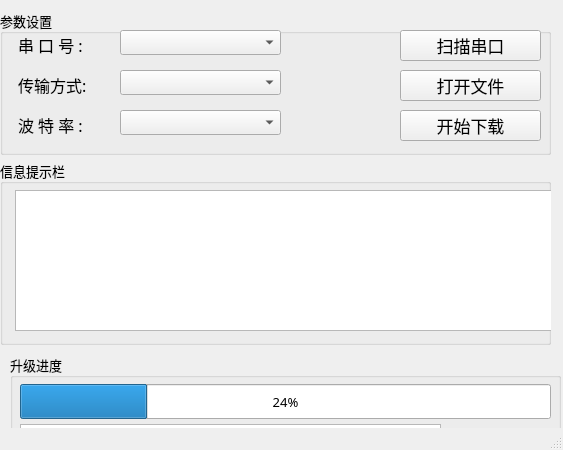
<?xml version="1.0" encoding="UTF-8"?>
<ui version="4.0">
 <class>MainWindow</class>
 <widget class="QMainWindow" name="MainWindow">
  <property name="geometry">
   <rect>
    <x>0</x>
    <y>0</y>
    <width>563</width>
    <height>450</height>
   </rect>
  </property>
  <property name="windowTitle">
   <string>MainWindow</string>
  </property>
  <widget class="QWidget" name="centralWidget">
   <widget class="QGroupBox" name="groupBox">
    <property name="geometry">
     <rect>
      <x>0</x>
      <y>10</y>
      <width>551</width>
      <height>145</height>
     </rect>
    </property>
    <property name="font">
     <font>
      <family>微软雅黑</family>
      <pointsize>10</pointsize>
      <weight>50</weight>
      <bold>false</bold>
     </font>
    </property>
    <property name="title">
     <string>参数设置</string>
    </property>
    <property name="flat">
     <bool>false</bool>
    </property>
    <widget class="QComboBox" name="comboBox_baudRate">
     <property name="geometry">
      <rect>
       <x>120</x>
       <y>100</y>
       <width>161</width>
       <height>25</height>
      </rect>
     </property>
    </widget>
    <widget class="QLabel" name="label">
     <property name="geometry">
      <rect>
       <x>18</x>
       <y>25</y>
       <width>91</width>
       <height>20</height>
      </rect>
     </property>
     <property name="font">
      <font>
       <family>微软雅黑</family>
       <pointsize>12</pointsize>
      </font>
     </property>
     <property name="text">
      <string>串 口 号 :</string>
     </property>
    </widget>
    <widget class="QLabel" name="label_2">
     <property name="geometry">
      <rect>
       <x>18</x>
       <y>105</y>
       <width>91</width>
       <height>20</height>
      </rect>
     </property>
     <property name="font">
      <font>
       <pointsize>12</pointsize>
      </font>
     </property>
     <property name="text">
      <string>波 特 率 :</string>
     </property>
    </widget>
    <widget class="QComboBox" name="comboBox_serialPort">
     <property name="geometry">
      <rect>
       <x>120</x>
       <y>20</y>
       <width>161</width>
       <height>25</height>
      </rect>
     </property>
    </widget>
    <widget class="QPushButton" name="pushButton_scanSerialPort">
     <property name="geometry">
      <rect>
       <x>400</x>
       <y>20</y>
       <width>141</width>
       <height>31</height>
      </rect>
     </property>
     <property name="font">
      <font>
       <family>微软雅黑</family>
       <pointsize>13</pointsize>
      </font>
     </property>
     <property name="styleSheet">
      <string notr="true"/>
     </property>
     <property name="text">
      <string>扫描串口</string>
     </property>
    </widget>
    <widget class="QLabel" name="label_3">
     <property name="geometry">
      <rect>
       <x>18</x>
       <y>65</y>
       <width>91</width>
       <height>20</height>
      </rect>
     </property>
     <property name="font">
      <font>
       <pointsize>12</pointsize>
      </font>
     </property>
     <property name="text">
      <string>传输方式:</string>
     </property>
    </widget>
    <widget class="QComboBox" name="comboBox_transmitionMode">
     <property name="geometry">
      <rect>
       <x>120</x>
       <y>60</y>
       <width>161</width>
       <height>25</height>
      </rect>
     </property>
    </widget>
    <widget class="QPushButton" name="pushButton_openFile">
     <property name="geometry">
      <rect>
       <x>400</x>
       <y>60</y>
       <width>141</width>
       <height>31</height>
      </rect>
     </property>
     <property name="font">
      <font>
       <pointsize>13</pointsize>
      </font>
     </property>
     <property name="styleSheet">
      <string notr="true"/>
     </property>
     <property name="text">
      <string>打开文件</string>
     </property>
    </widget>
    <widget class="QPushButton" name="pushButton_startDownload">
     <property name="geometry">
      <rect>
       <x>400</x>
       <y>100</y>
       <width>141</width>
       <height>31</height>
      </rect>
     </property>
     <property name="font">
      <font>
       <pointsize>13</pointsize>
      </font>
     </property>
     <property name="styleSheet">
      <string notr="true"/>
     </property>
     <property name="text">
      <string>开始下载</string>
     </property>
    </widget>
   </widget>
   <widget class="QGroupBox" name="groupBox_2">
    <property name="geometry">
     <rect>
      <x>0</x>
      <y>160</y>
      <width>551</width>
      <height>185</height>
     </rect>
    </property>
    <property name="font">
     <font>
      <family>微软雅黑</family>
      <pointsize>10</pointsize>
     </font>
    </property>
    <property name="title">
     <string>信息提示栏</string>
    </property>
    <widget class="QTextBrowser" name="textBrowser">
     <property name="geometry">
      <rect>
       <x>15</x>
       <y>30</y>
       <width>541</width>
       <height>141</height>
      </rect>
     </property>
    </widget>
   </widget>
   <widget class="QGroupBox" name="groupBox_3">
    <property name="geometry">
     <rect>
      <x>10</x>
      <y>354</y>
      <width>551</width>
      <height>181</height>
     </rect>
    </property>
    <property name="font">
     <font>
      <family>微软雅黑</family>
      <pointsize>10</pointsize>
      <weight>50</weight>
      <bold>false</bold>
     </font>
    </property>
    <property name="title">
     <string>升级进度</string>
    </property>
    <widget class="QTextBrowser" name="textBrowser_ResultDisplay">
     <property name="geometry">
      <rect>
       <x>10</x>
       <y>70</y>
       <width>421</width>
       <height>111</height>
      </rect>
     </property>
    </widget>
    <widget class="QProgressBar" name="progressBar">
     <property name="geometry">
      <rect>
       <x>10</x>
       <y>30</y>
       <width>531</width>
       <height>35</height>
      </rect>
     </property>
     <property name="layoutDirection">
      <enum>Qt::LeftToRight</enum>
     </property>
     <property name="autoFillBackground">
      <bool>false</bool>
     </property>
     <property name="value">
      <number>24</number>
     </property>
    </widget>
   </widget>
  </widget>
  <widget class="QStatusBar" name="statusBar"/>
 </widget>
 <layoutdefault spacing="6" margin="11"/>
 <resources/>
 <connections/>
</ui>
